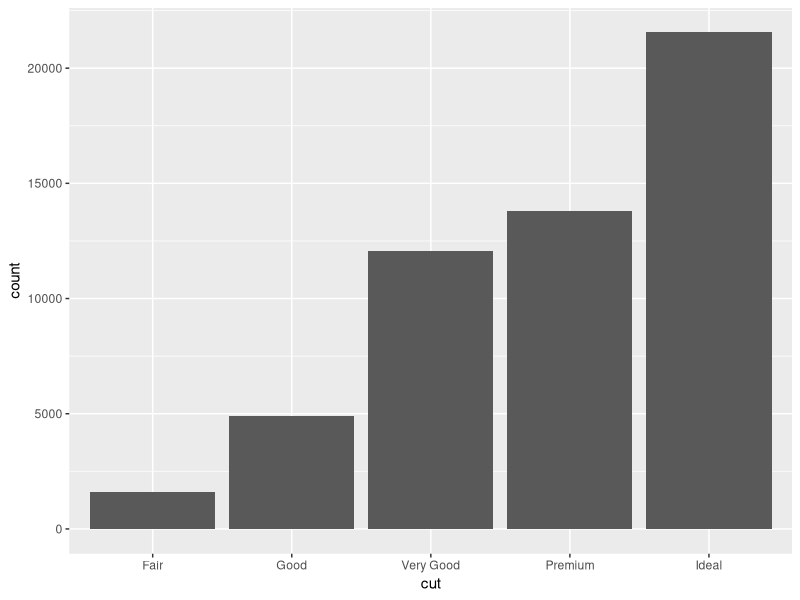
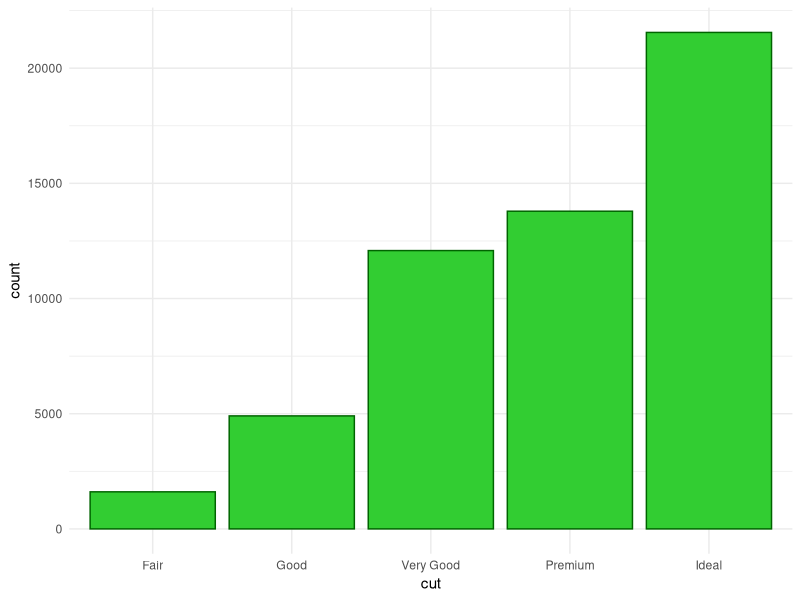
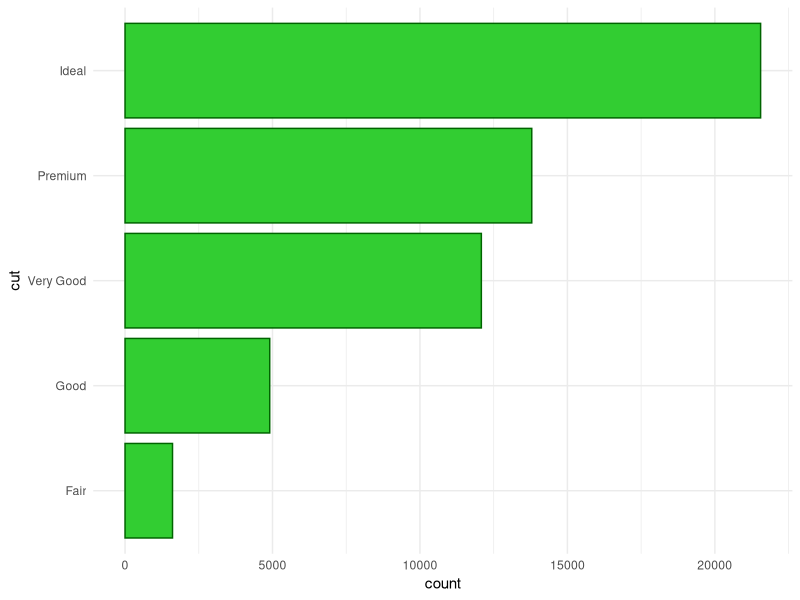
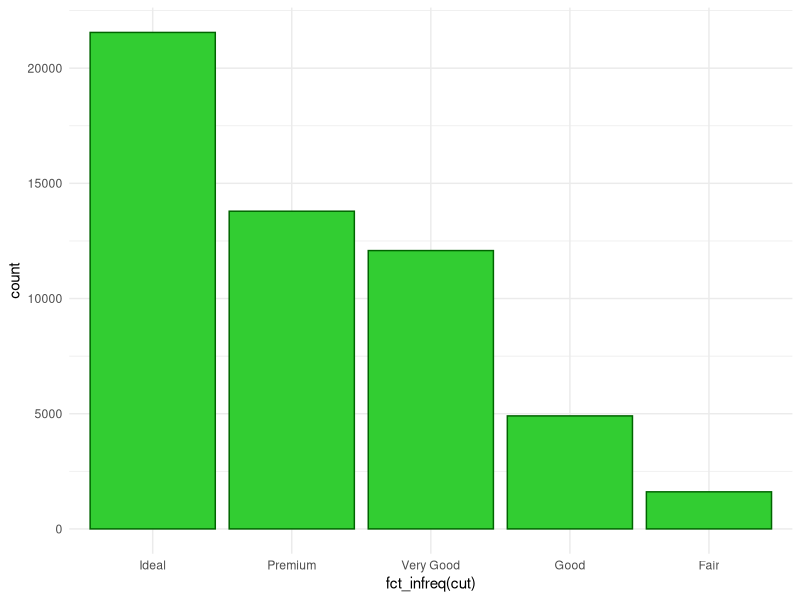
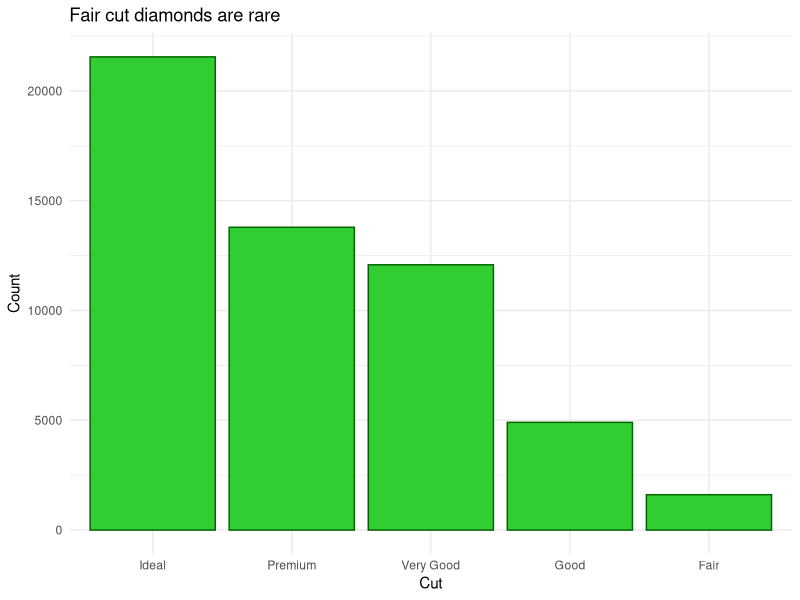
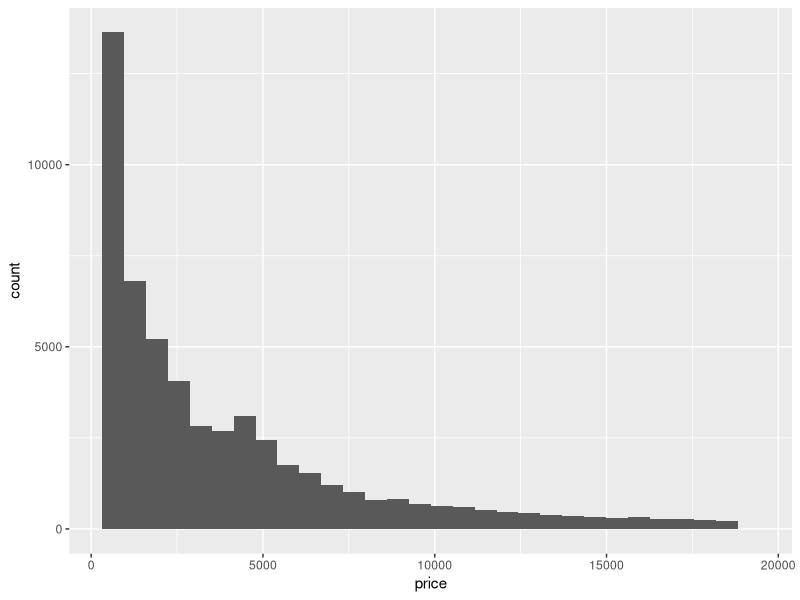
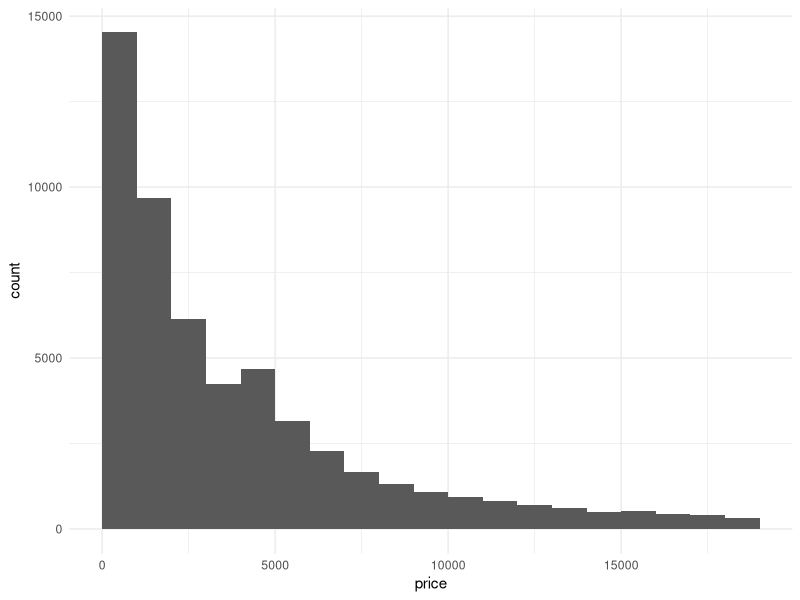
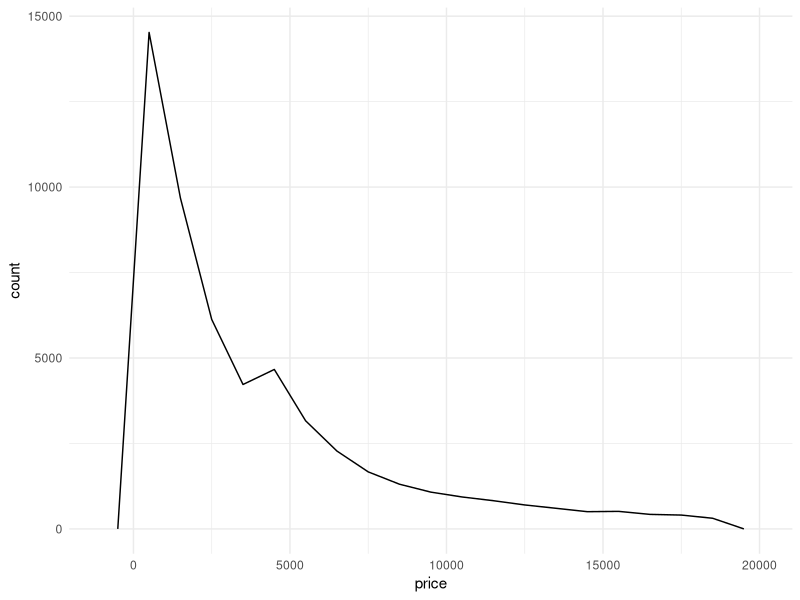

Source code (R) for these figures, in order:
## ---- chunk 1
#| label: setup
#| message: false

library(tidyverse) # loads ggplot2
## ---- chunk 2
ggplot(diamonds,
       aes(x = cut)) +
  geom_bar() 
## ---- chunk 3
ggplot(diamonds,
       aes(x = cut)) +
  geom_bar(fill = "limegreen",
           color = "darkgreen") +
  theme_minimal()
## ---- chunk 4
ggplot(diamonds,
       aes(y = cut)) +
  geom_bar(fill = "limegreen",
           color = "darkgreen") +
  theme_minimal()
## ---- chunk 5
ggplot(diamonds,
       aes(x = fct_infreq(cut))) +
  geom_bar(fill = "limegreen",
           color = "darkgreen") +
  theme_minimal()
## ---- chunk 6
ggplot(diamonds,
       aes(x = fct_infreq(cut))) +
  geom_bar(fill = "limegreen",
           color = "darkgreen") +
  labs(x = "Cut",
       y = "Count",
       title = "Fair cut diamonds are rare") +
  theme_minimal()
## ---- chunk 7
ggplot(diamonds,
       aes(x = price)) +
  geom_histogram()
## ---- chunk 8
ggplot(diamonds,
       aes(x = price)) +
  geom_histogram(binwidth = 1000,
                 boundary = 0) + # or bins 
  theme_minimal()
## ---- chunk 9
ggplot(diamonds,
       aes(x = price)) +
  geom_freqpoly(binwidth = 1000, 
                 boundary = 0) +
  theme_minimal()
## ---- chunk 10
theme_set(theme_minimal())

ggplot(diamonds,
       aes(x = price)) +
  geom_density(fill = "#5798A6",
               linewidth = .2)
